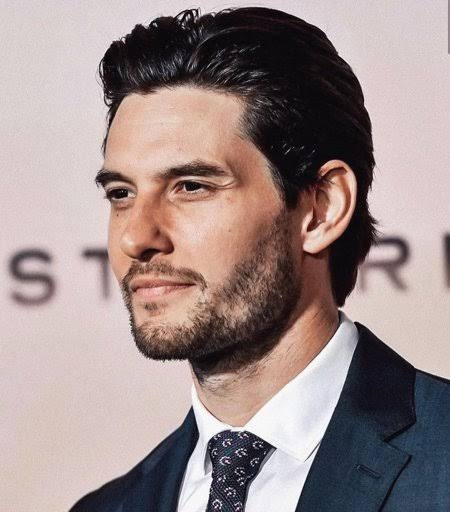
#> input picture Machine Learning/Datasets/pict2/ben/3.jpeg, 450 x 512 px; its folder holds 2 pictures in this run
$ jupyter execute --allow-errors '22 July Image processing male 20 Female 5.ipynb'
#> lines starting #> are read from the running program, lines starting #| are printed output that depends on the picture
[cell 1]
import pandas as pd
import numpy as np
import cv2
import os
import glob
from skimage.filters import gaussian
from skimage import img_as_ubyte
import matplotlib.pyplot as plt

images_list_b = []
SIZE = 128

path = "/home/abbas/pict2/ben/*.*"

#First create a stack array of all images
for file in glob.glob(path):
    print(file)     #just stop here to see all file names printed
    img= cv2.imread(file,1)  #now, we can read each file since we have the full path
#> img is the input picture: shape (512, 450, 3); mean B, G, R 137.4, 138.7, 155.3
    img = cv2.resize(img, (SIZE, SIZE))
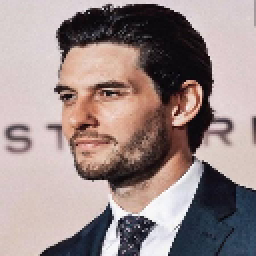
#> img: shape (128, 128, 3) (shown 2 times larger); mean B, G, R 137.2, 138.6, 155.1
    img=img.flatten()
    images_list_b.append(img)
#> pass 2 of the loop `for file in glob.glob(path):`:
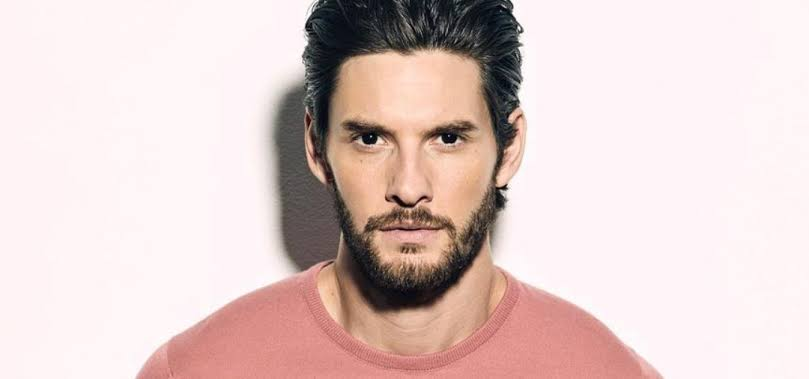
#> input picture Machine Learning/Datasets/pict2/ben/5.jpeg, 809 x 379 px
#> img is the input picture: shape (379, 809, 3); mean B, G, R 201.3, 203.7, 223.8
#> `img = cv2.resize(img, (SIZE, SIZE))`:
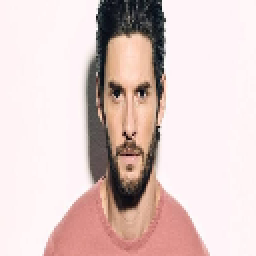
#> img: shape (128, 128, 3) (shown 2 times larger); mean B, G, R 201.2, 203.6, 223.7

images_list_b = np.array(images_list_b)

# [7 lines of commented-out code are left out]
